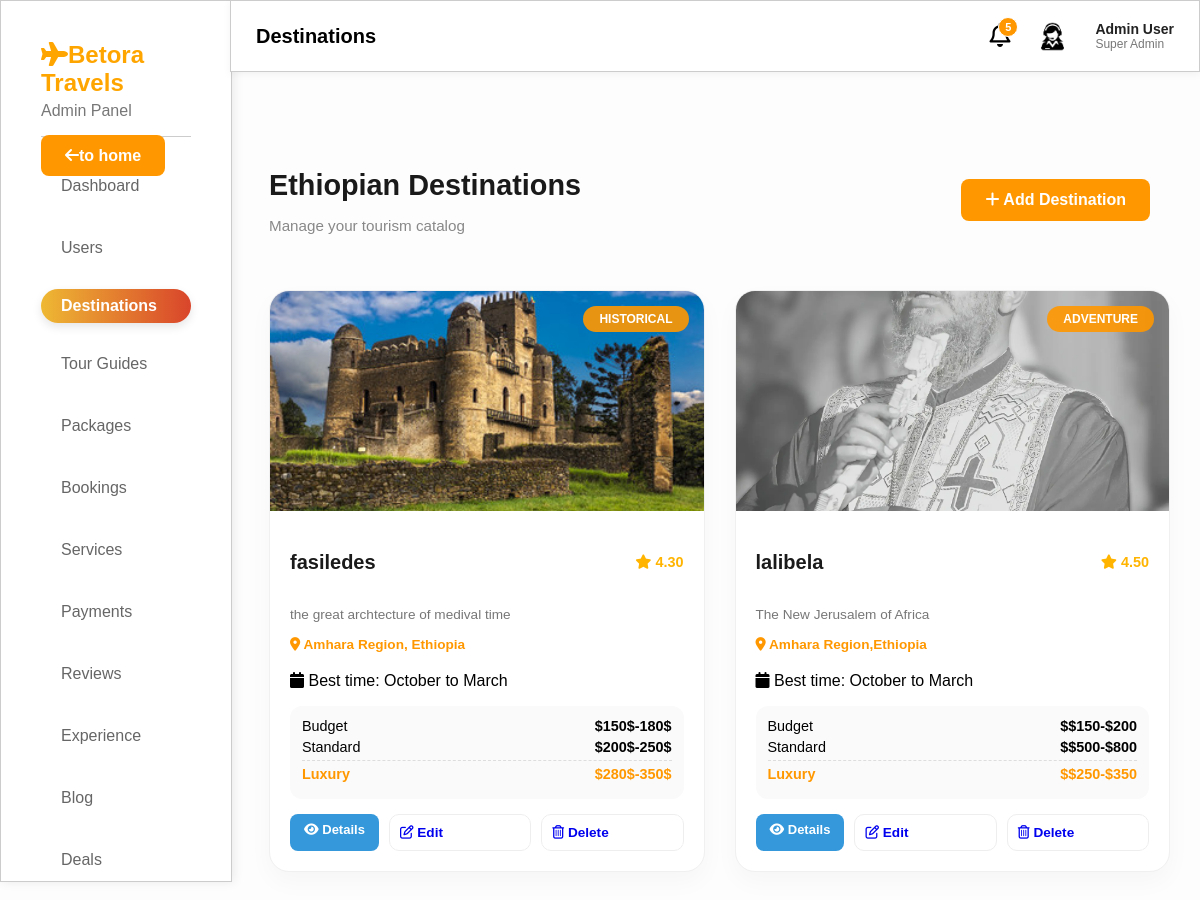
The app's page /admin/destinations.php, older data.
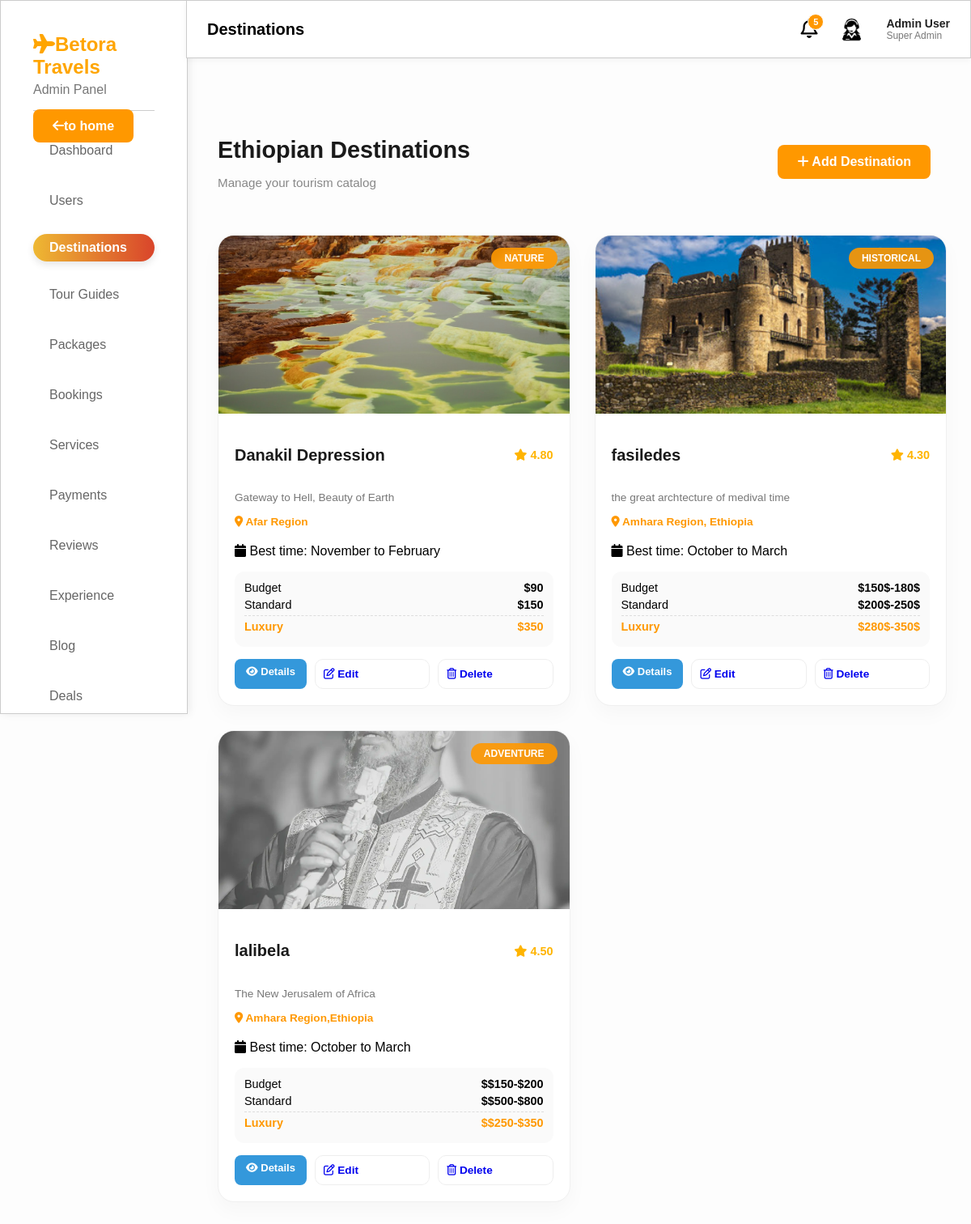
The same page, newer data.
### tables this page shows
CREATE TABLE `destinations` (
  `id` int(11) NOT NULL,
  `name` varchar(100) DEFAULT NULL,
  `tagline` varchar(255) DEFAULT NULL,
  `region` varchar(100) DEFAULT NULL,
  `type` enum('adventure','cultural','religious','historical','nature') DEFAULT NULL,
  `description` text DEFAULT NULL,
  `highlights` text DEFAULT NULL,
  `best_time` varchar(100) DEFAULT NULL,
  `dry_season` varchar(255) DEFAULT NULL,
  `rainy_season` varchar(255) DEFAULT NULL,
  `spring_weather` varchar(100) DEFAULT NULL,
  `summer_weather` varchar(100) DEFAULT NULL,
  `autumn_weather` varchar(100) DEFAULT NULL,
  `winter_weather` varchar(100) DEFAULT NULL,
  `average_cost` decimal(10,2) DEFAULT NULL,
  `budget_cost` varchar(50) DEFAULT NULL,
  `standard_cost` varchar(50) DEFAULT NULL,
  `luxury_cost` varchar(50) DEFAULT NULL,
  `accommodation` varchar(255) DEFAULT NULL,
  `rating` decimal(3,2) DEFAULT 0.00,
  `reviews` int(11) DEFAULT 0,
  `distance_info` varchar(255) DEFAULT NULL,
  `map_location` text DEFAULT NULL,
  `video_url` varchar(255) DEFAULT NULL,
  `image` varchar(255) DEFAULT NULL,
  `image2` varchar(255) DEFAULT NULL,
  `image3` varchar(255) DEFAULT NULL,
  `image4` varchar(255) DEFAULT NULL
);

### admin/destinations.php (the view, shortened to what this page needs)
<?php
$conn = new mysqli("localhost", "root", "", "travel_db");
$pageTitle = "Destinations";
$query = "SELECT * FROM destinations ORDER BY id DESC";
$result = $conn->query($query);
?>
<!DOCTYPE html>
<html lang="en">
<head>
    <link rel="stylesheet" href="https://cdnjs.cloudflare.com/ajax/libs/font-awesome/6.5.0/css/all.min.css">
    <link rel="stylesheet" href="modal.css">
    <?php include "layout.php"; ?>
</head>
<body>
<div class="dest-container">
    <div class="dest-header">
        <div>
            <h1>Ethiopian Destinations</h1>
            <p>Manage your tourism catalog</p>
        </div>
        <a href="add_destination.php" class="btn-primary">
            <i class="fa-solid fa-plus"></i> Add Destination
        </a>
    </div>
    <div class="dest-grid">
        <?php while($row = $result->fetch_assoc()): ?>
        <div class="dest-card">
            <div class="card-img-area">
                <img src="../uploads/<?php echo htmlspecialchars($row['image']); ?>" alt="">
                <span class="type-badge"><?php echo ucfirst($row['type']); ?></span>
            </div>
            <div class="card-body">
                <div class="title-row">
                    <h3><?php echo htmlspecialchars($row['name']); ?></h3>
                    <span class="rating-pill">
                        <i class="fa-solid fa-star"></i>
                        <?php echo $row['rating']; ?>
                    </span>
                </div>
                <p class="tagline-text"><?php echo htmlspecialchars($row['tagline']); ?></p>
                <p class="loc-text">
                    <i class="fa-solid fa-location-dot"></i>
                    <?php echo htmlspecialchars($row['region']); ?>
                </p>
                <p class="best-time">
                    <i class="fa-solid fa-calendar"></i>
                    Best time: <?php echo htmlspecialchars($row['best_time']); ?>
                </p>
                <div class="price-box">
                    <div class="price-item">
                        <span>Budget</span>
                        <strong>$<?php echo $row['budget_cost']; ?></strong>
                    </div>
                    <div class="price-item">
                        <span>Standard</span>
                        <strong>$<?php echo $row['standard_cost']; ?></strong>
                    </div>
                    <div class="price-item luxury">
                        <span>Luxury</span>
                        <strong>$<?php echo $row['luxury_cost']; ?></strong>
                    </div>
                </div>
                <div class="card-footer">
                    <a href="view_destination.php?id=<?php echo $row['id']; ?>" class="btn-view-small">
                        <i class="fa-solid fa-eye"></i> Details
                    </a>
                    <a href="edit_destination.php?id=<?php echo $row['id']; ?>" class="btn-edit-small">
                        <i class="fa-regular fa-pen-to-square"></i> Edit
                    </a>
                    <a href="delete_destination.php?id=<?php echo $row['id']; ?>"
                       class="btn-delete-small"
                       onclick="return confirm('Delete this destination?');">
                        <i class="fa-regular fa-trash-can"></i> Delete
                    </a>
                </div>
            </div>
        </div>
        <?php endwhile; ?>
    </div>
</div>
</body>
</html>

### admin/layout.php (shortened to what this page needs)
<?php
$current_page = basename($_SERVER['PHP_SELF']);
?>
<!DOCTYPE html>
<html lang="en">
<head>
    <link rel="stylesheet" href="style.css">
    <link rel="stylesheet" href="https://cdnjs.cloudflare.com/ajax/libs/font-awesome/6.5.0/css/all.min.css">
</head>
<body>
    <div class="sidebar">
    <div class="logo">
        <h2><i class="fa fa-plane"></i>Betora Travels</h2>
        <p>Admin Panel</p>
    </div>
    <ul class="sidebar-menu">
    <a href="../index.php" class="btn-primary">
            <i class="fa-solid fa-arrow-left"></i>to home
        </a>
    <li class="<?php echo ($current_page == 'dashboard.php') ? 'active' : ''; ?>">
        <a href="dashboard.php">Dashboard</a>
    </li>
    <li class="<?php echo ($current_page == 'users.php') ? 'active' : ''; ?>">
        <a href="users.php">Users</a>
    </li>
    <li class="<?php echo ($current_page == 'destinations.php') ? 'active' : ''; ?>">
        <a href="destinations.php">Destinations</a>
    </li>
    <li class="<?php echo ($current_page == 'guides.php') ? 'active' : ''; ?>">
        <a href="guides.php">Tour Guides</a>
    </li>
    <li class="<?php echo ($current_page == 'packages.php') ? 'active' : ''; ?>">
        <a href="packages.php">Packages</a>
    </li>
    <li class="<?php echo ($current_page == 'bookings.php') ? 'active' : ''; ?>">
        <a href="bookings.php">Bookings</a>
    </li>
     <li class="<?php echo ($current_page == 'services.php') ? 'active' : ''; ?>">
        <a href="services.php">Services</a>
    </li>
     <li class="<?php echo ($current_page == 'payments.php') ? 'active' : ''; ?>">
        <a href="payments.php">Payments</a>
    </li>
     <li class="<?php echo ($current_page == 'reviews.php') ? 'active' : ''; ?>">
        <a href="reviews.php">Reviews</a>
    </li>
     <li class="<?php echo ($current_page == 'experience.php') ? 'active' : ''; ?>">
        <a href="experience.php">Experience</a>
    </li>
    <li class="<?php echo ($current_page == 'blog.php') ? 'active' : ''; ?>">
    <a href="blog.php">Blog</a>
    </li>
    <li class="<?php echo ($current_page == 'deals.php') ? 'active' : ''; ?>">
    <a href="admin_deals.php">Deals</a>
    </li>
</ul>
</div>
<div class="topbar">
    <h1><?php echo $pageTitle; ?></h1>
     <div class="admin-info">
             <div class="notification-container">
    <i class="fa-regular fa-bell"></i>
    <span class="badge">5</span>
</div>
        <img src="admin\admin.jpg" alt="Admin">
        <div class="admin-text">
            <span class="admin-name">Admin User</span>
            <span class="admin-role">Super Admin</span>
        </div>
    </div>
</div>
</body>

### admin/modal.css (style rules this page uses)
.dest-container { padding: 30px; background: #fdfdfd; }
.dest-header { display: flex; justify-content: space-between; align-items: center; margin-bottom: 40px; margin-top: 120px; margin-left: 239px; margin-right: 20px; }
.btn-primary { text-decoration: none; }
.dest-header h1 { font-size: 1.8rem; color: #1a1a1a; margin-bottom: 5px; }
.dest-header p { color: #888; font-size: 0.95rem; }
.dest-grid { margin-left: 239px; display: grid; grid-template-columns: repeat(auto-fill, minmax(320px, 1fr)); gap: 30px; }
.dest-card { background: #fff; border-radius: 20px; overflow: hidden; box-shadow: 0 10px 25px rgba(0,0,0,0.03); transition: transform 0.3s ease, box-shadow 0.3s ease; border: 1px solid #f0f0f0; }
.card-img-area { position: relative; height: 220px; }
.card-img-area img { width: 100%; height: 220px; object-fit: cover; object-fit: cover; border-radius: 12px 12px 0 0; display: block; }
.type-badge { position: absolute; top: 15px; right: 15px; background: rgba(255, 152, 0, 0.9); color: white; padding: 6px 16px; border-radius: 50px; font-size: 0.75rem; font-weight: 700; text-transform: uppercase; backdrop-filter: blur(4px); }
.card-body { padding: 20px; }
.title-row { display: flex; justify-content: space-between; align-items: center; margin-bottom: 8px; }
.title-row h3 { font-size: 1.25rem; color: #1a1a1a; }
.rating-pill { color: #ffb400; font-weight: 800; font-size: 0.9rem; }
.tagline-text { color: #777; font-size: 0.85rem; margin-bottom: 15px; }
.loc-text { color: #ff9800; font-size: 0.85rem; font-weight: 600; margin-bottom: 20px; }
.price-box { background: #fafafa; padding: 12px; border-radius: 12px; margin-bottom: 15px; }
.price-item { display: flex; justify-content: space-between; margin-bottom: 5px; font-size: 0.9rem; }
.price-item.luxury { color: #ff9800; font-weight: 700; margin-top: 5px; border-top: 1px dashed #ddd; padding-top: 5px; }
.btn-view-small { background:#3498db; color:white; padding:8px 14px; border-radius:8px; text-decoration:none; font-size:13px; font-weight:600; transition:0.3s; }
.card-footer { display: flex; gap: 10px; margin-top: 15px; }
.btn-edit-small, .btn-delete-small { text-decoration: none; flex: 1; padding: 10px; border-radius: 10px; border: 1px solid #eee; background: #fff; cursor: pointer; font-weight: 600; font-size: 0.85rem; transition: all 0.2s; }
.btn-primary { background: #ff9800; color: #fff; border: none; padding: 12px 24px; border-radius: 8px; font-weight: 600; cursor: pointer; transition: 0.3s; }

### admin/style.css (style rules this page uses)
body { margin:0; font-family:Arial; background:#f5f5f5; }
.sidebar { border: 0.5px solid #ccc; position: fixed; top: 0; left: 0; width: 150px; height: 100vh; background: white; padding: 40px; box-shadow: 2px 0 10px rgba(0,0,0,0.08); overflow-y: auto; }
.logo h2 { color:orange; margin:0; }
.logo p { color:#777; margin-top:5px; }
.sidebar ul { list-style:none; padding:0; margin-top:10px; margin-bottom: 10px; }
.sidebar ul li { margin-bottom:20px; }
.sidebar-menu li a { display: block; padding: 12px 20px; color: #666; text-decoration: none; transition: all 0.3s ease; }
.sidebar-menu li.active a { padding: 8px 20px; border-radius: 30px; background: linear-gradient(90deg, #eeb833 0%, #d9452b 100%); color: white; font-weight: 600; cursor: pointer; box-shadow: 0 4px 10px rgba(0,0,0,0.1); }
.topbar { border: 0.5px solid #ccc; position:fixed; top:0; left:230px; right:0; height:70px; background:white; display:flex; justify-content:space-between; align-items:center; padding:0 25px; box-shadow:0 2px 8px rgba(0,0,0,0.05); }
.notification-container { position: relative; display: inline-block; font-size: 24px; color: #000; cursor: pointer; }
.badge { position: absolute; top: -5px; right: -8px; background-color: #ff9800; color: white; font-size: 11px; font-weight: bold; font-family: Arial, sans-serif; height: 18px; width: 18px; border-radius: 50%; display: flex; align-items: center; justify-content: center; border: 1.5px solid white; }
img { width: 60px; height: 60px; border-radius: 50%; }
.admin-info { right: 100px; display:flex; align-items:center; gap:20px; }
.admin-info img { width:45px; height:45px; border-radius:50%; object-fit:cover; }
h1 { font-size: 20px; }
.admin-text { display:flex; flex-direction:column; }
.admin-name { font-size:14px; font-weight:bold; color:#222; }
.admin-role { font-size:12px; color:#777; }

Row changes from the older to the newer data that the page shows:
added destinations: image (picture), type "NATURE", name "Danakil Depression", rating "4.80", tagline "Gateway to Hell, Beauty of Earth", region "Afar Region", best_time "November to February", budget_cost "90", standard_cost "150", luxury_cost "350"
